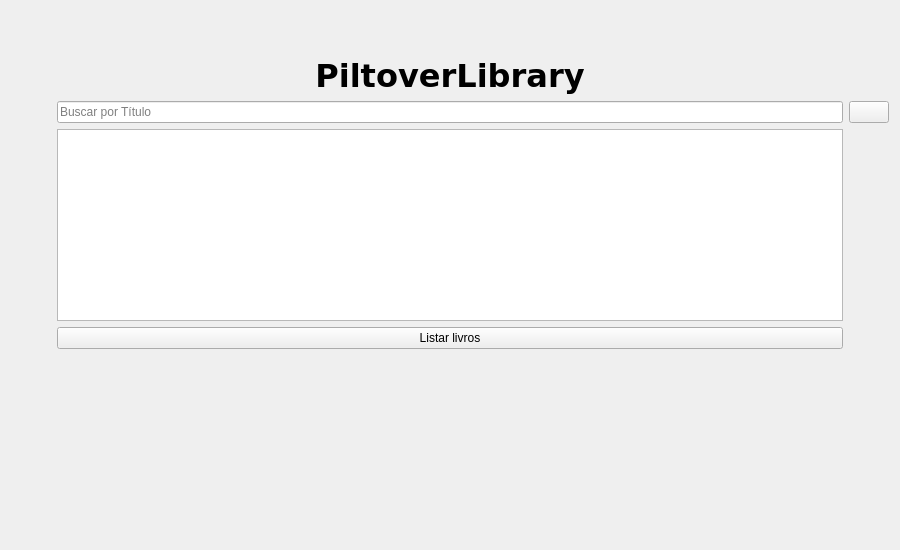
<?xml version="1.0" encoding="UTF-8"?>
<ui version="4.0">
 <class>Dialog</class>
 <widget class="QDialog" name="Dialog">
  <property name="geometry">
   <rect>
    <x>0</x>
    <y>0</y>
    <width>900</width>
    <height>550</height>
   </rect>
  </property>
  <property name="windowTitle">
   <string>Dialog</string>
  </property>
  <layout class="QGridLayout" name="gridLayout">
   <item row="8" column="2">
    <spacer name="horizontalSpacer_2">
     <property name="orientation">
      <enum>Qt::Horizontal</enum>
     </property>
     <property name="sizeType">
      <enum>QSizePolicy::Minimum</enum>
     </property>
     <property name="sizeHint" stdset="0">
      <size>
       <width>40</width>
       <height>20</height>
      </size>
     </property>
    </spacer>
   </item>
   <item row="1" column="0">
    <widget class="QPushButton" name="pushButton_3">
     <property name="styleSheet">
      <string notr="true">QPushButton{
border: None;
}</string>
     </property>
     <property name="text">
      <string/>
     </property>
     <property name="icon">
      <iconset>
       <normaloff>PiltoverLibrary/Icon/logo.png</normaloff>
       <normalon>Icon/logo.png</normalon>PiltoverLibrary/Icon/logo.png</iconset>
     </property>
     <property name="iconSize">
      <size>
       <width>128</width>
       <height>128</height>
      </size>
     </property>
    </widget>
   </item>
   <item row="7" column="1">
    <widget class="QLineEdit" name="lineEdit_buscar">
     <property name="placeholderText">
      <string>Buscar por Título</string>
     </property>
    </widget>
   </item>
   <item row="8" column="1">
    <widget class="QTextBrowser" name="textBrowser_info"/>
   </item>
   <item row="2" column="1">
    <widget class="QLabel" name="label_3">
     <property name="font">
      <font>
       <family>DejaVu Sans</family>
       <pointsize>24</pointsize>
       <weight>75</weight>
       <italic>false</italic>
       <bold>true</bold>
      </font>
     </property>
     <property name="text">
      <string>PiltoverLibrary</string>
     </property>
     <property name="alignment">
      <set>Qt::AlignCenter</set>
     </property>
    </widget>
   </item>
   <item row="11" column="1">
    <spacer name="verticalSpacer">
     <property name="orientation">
      <enum>Qt::Vertical</enum>
     </property>
     <property name="sizeHint" stdset="0">
      <size>
       <width>20</width>
       <height>40</height>
      </size>
     </property>
    </spacer>
   </item>
   <item row="1" column="1">
    <spacer name="verticalSpacer_2">
     <property name="orientation">
      <enum>Qt::Vertical</enum>
     </property>
     <property name="sizeType">
      <enum>QSizePolicy::Minimum</enum>
     </property>
     <property name="sizeHint" stdset="0">
      <size>
       <width>20</width>
       <height>40</height>
      </size>
     </property>
    </spacer>
   </item>
   <item row="8" column="0">
    <spacer name="horizontalSpacer">
     <property name="orientation">
      <enum>Qt::Horizontal</enum>
     </property>
     <property name="sizeType">
      <enum>QSizePolicy::Minimum</enum>
     </property>
     <property name="sizeHint" stdset="0">
      <size>
       <width>40</width>
       <height>20</height>
      </size>
     </property>
    </spacer>
   </item>
   <item row="10" column="1">
    <widget class="QPushButton" name="pushButton_listar">
     <property name="text">
      <string>Listar livros</string>
     </property>
     <property name="icon">
      <iconset>
       <disabledon>Icon/list.png</disabledon>
      </iconset>
     </property>
    </widget>
   </item>
   <item row="7" column="2">
    <widget class="QPushButton" name="pushButton_buscar">
     <property name="text">
      <string/>
     </property>
     <property name="icon">
      <iconset>
       <normalon>Icon/magnifier.png</normalon>
      </iconset>
     </property>
    </widget>
   </item>
  </layout>
 </widget>
 <resources/>
 <connections/>
</ui>
